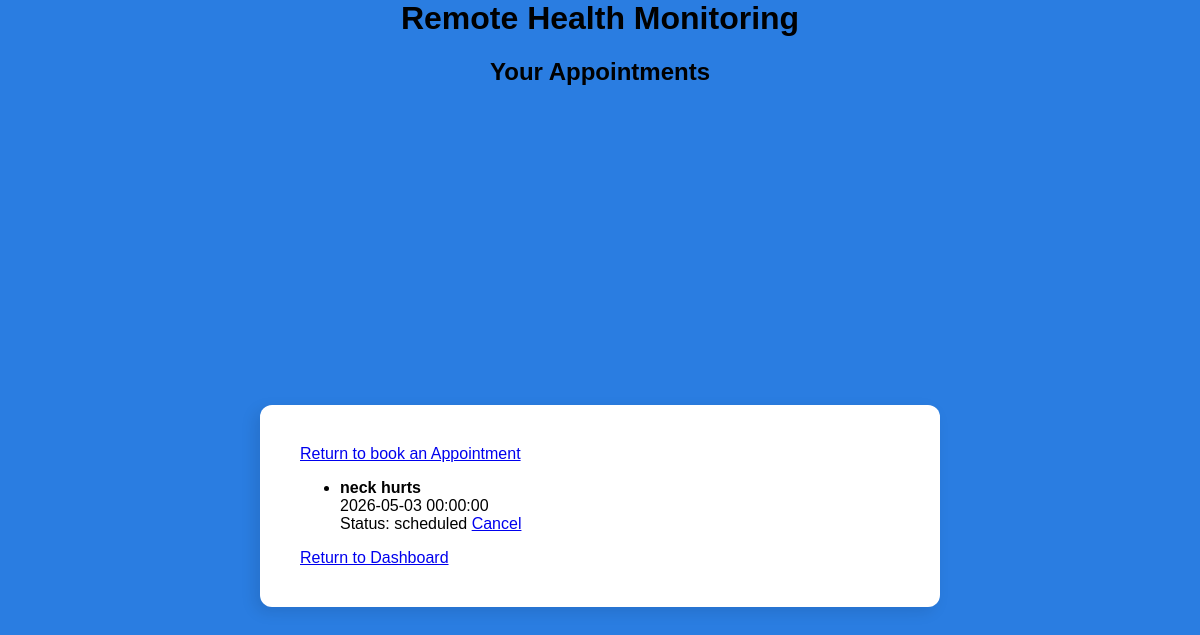
The page /appointments (signed in) on the database as committed earlier.
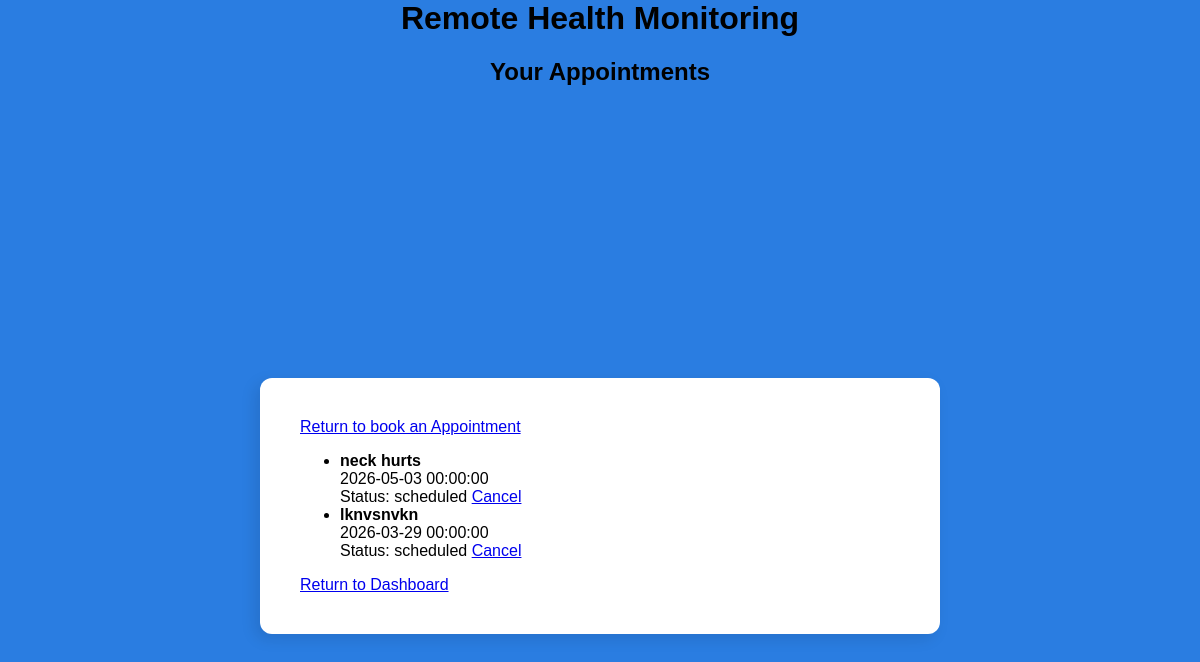
The same page on the database as committed later.
### app/models.py (models this page shows, shortened)
class Appointment(db.Model):
    id = db.Column(db.Integer, primary_key = True)
    patient_id = db.Column(db.Integer, db.ForeignKey("user.id"), nullable=False)
    created_by = db.Column(db.Integer, db.ForeignKey("user.id"), nullable=False)
    title = db.Column(db.String(200), nullable=False)
    description = db.Column(db.Text)
    appointment_date = db.Column(db.DateTime, nullable=False)
    status = db.Column(db.String(50), default="scheduled")
    created_at = db.Column(db.DateTime, default=datetime.utcnow)

### app/routes.py (the view)
@app.route("/appointments")
def appointments():
    if "user_id" not in session:
        return redirect(url_for("login"))
    user_id = session["user_id"]
    appointments = Appointment.query.filter_by(patient_id=user_id).all()
    print("ROLE IN SESSION:", session.get("role"))
    return render_template("appointments.html", appointments=appointments)

### app/templates/appointments.html (shortened to what this page needs)
<!DOCTYPE html>
<html lang="en">
<head>
    <link rel="stylesheet" href="{{ url_for('static', filename='style.css') }}">
</head>
<body>
    <h1>Remote Health Monitoring</h1>
    <h2>Your Appointments</h2>
    <div class="center-page">
        <div class="container">
            <a href="{{ url_for('create_appointment') }}">Return to book an Appointment</a>
            <ul>
                {% for appointment in appointments %}
                <li>
                    <b>{{ appointment.title }}</b><br>
                    {{ appointment.appointment_date }}<br>
                    Status: {{ appointment.status }}
                    {% if appointment.status != "cancelled" %}
                        <a href="{{ url_for('cancel_appointment', id=appointment.id) }}">
                            Cancel
                        </a>
                    {% endif %}
                </li>
                {% endfor %}
            </ul>
            {% if session['role'] == 'patient' %}
                <a href="{{ url_for('patient_dashboard') }}">Return to Dashboard</a>
            {% elif session['role'] == 'family' %}
                <a href="{{ url_for('family_dashboard') }}">Return to Dashboard</a>
            {% elif session['role'] == 'doctor' %}
                <a href="{{ url_for('doctor_dashboard') }}">Return to Dashboard</a>
            {% elif session['role'] == 'carer' %}
                <a href="{{ url_for('carer_dashboard') }}">Return to Dashboard</a>
            {% endif %}
        </div>
    </div>
</body>
</html>

### app/static/style.css (style rules this page uses)
body { font-family: Arial, sans-serif; background-color: #2a7de1; margin: 0; padding: 0; }
.container { background: white; padding: 40px; border-radius: 12px; width: 600px; box-shadow: -5px 5px 15px rgba(0,0,0,0.1); }
h1, h2 { text-align: center; margin-top: 0; }
.center-page { display: flex; justify-content: center; align-items: center; height: 100vh; }

Rows that differ between the two databases and show on the page:
added Appointment: title "lknvsnvkn", appointment_date "2026-03-29 00:00:00", status "scheduled"
